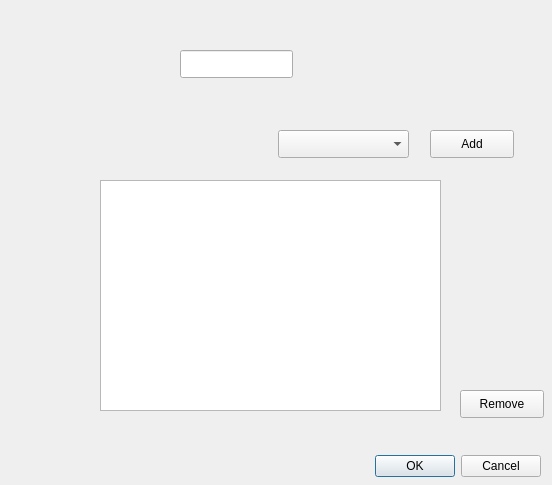
<?xml version="1.0" encoding="UTF-8"?>
<ui version="4.0">
 <class>CreatePermissionGroup</class>
 <widget class="QDialog" name="CreatePermissionGroup">
  <property name="geometry">
   <rect>
    <x>0</x>
    <y>0</y>
    <width>552</width>
    <height>485</height>
   </rect>
  </property>
  <property name="windowTitle">
   <string>Dialog</string>
  </property>
  <widget class="QDialogButtonBox" name="buttonBox">
   <property name="geometry">
    <rect>
     <x>200</x>
     <y>450</y>
     <width>341</width>
     <height>32</height>
    </rect>
   </property>
   <property name="orientation">
    <enum>Qt::Horizontal</enum>
   </property>
   <property name="standardButtons">
    <set>QDialogButtonBox::Cancel|QDialogButtonBox::Ok</set>
   </property>
  </widget>
  <widget class="QLineEdit" name="createpermissiongroup_lineEdit">
   <property name="geometry">
    <rect>
     <x>180</x>
     <y>50</y>
     <width>113</width>
     <height>28</height>
    </rect>
   </property>
  </widget>
  <widget class="QListView" name="createpermissiongroup_listView">
   <property name="geometry">
    <rect>
     <x>100</x>
     <y>180</y>
     <width>341</width>
     <height>231</height>
    </rect>
   </property>
  </widget>
  <widget class="QComboBox" name="createpermissiongroup_rooms">
   <property name="geometry">
    <rect>
     <x>278</x>
     <y>130</y>
     <width>131</width>
     <height>28</height>
    </rect>
   </property>
  </widget>
  <widget class="QPushButton" name="createpermissiongroup_addroom">
   <property name="geometry">
    <rect>
     <x>430</x>
     <y>130</y>
     <width>84</width>
     <height>28</height>
    </rect>
   </property>
   <property name="text">
    <string>Add</string>
   </property>
  </widget>
  <widget class="QPushButton" name="createpermissiongroup_remove">
   <property name="geometry">
    <rect>
     <x>460</x>
     <y>390</y>
     <width>84</width>
     <height>28</height>
    </rect>
   </property>
   <property name="text">
    <string>Remove</string>
   </property>
  </widget>
 </widget>
 <resources/>
 <connections>
  <connection>
   <sender>buttonBox</sender>
   <signal>accepted()</signal>
   <receiver>CreatePermissionGroup</receiver>
   <slot>accept()</slot>
   <hints>
    <hint type="sourcelabel">
     <x>248</x>
     <y>254</y>
    </hint>
    <hint type="destinationlabel">
     <x>157</x>
     <y>274</y>
    </hint>
   </hints>
  </connection>
  <connection>
   <sender>buttonBox</sender>
   <signal>rejected()</signal>
   <receiver>CreatePermissionGroup</receiver>
   <slot>reject()</slot>
   <hints>
    <hint type="sourcelabel">
     <x>316</x>
     <y>260</y>
    </hint>
    <hint type="destinationlabel">
     <x>286</x>
     <y>274</y>
    </hint>
   </hints>
  </connection>
 </connections>
</ui>
